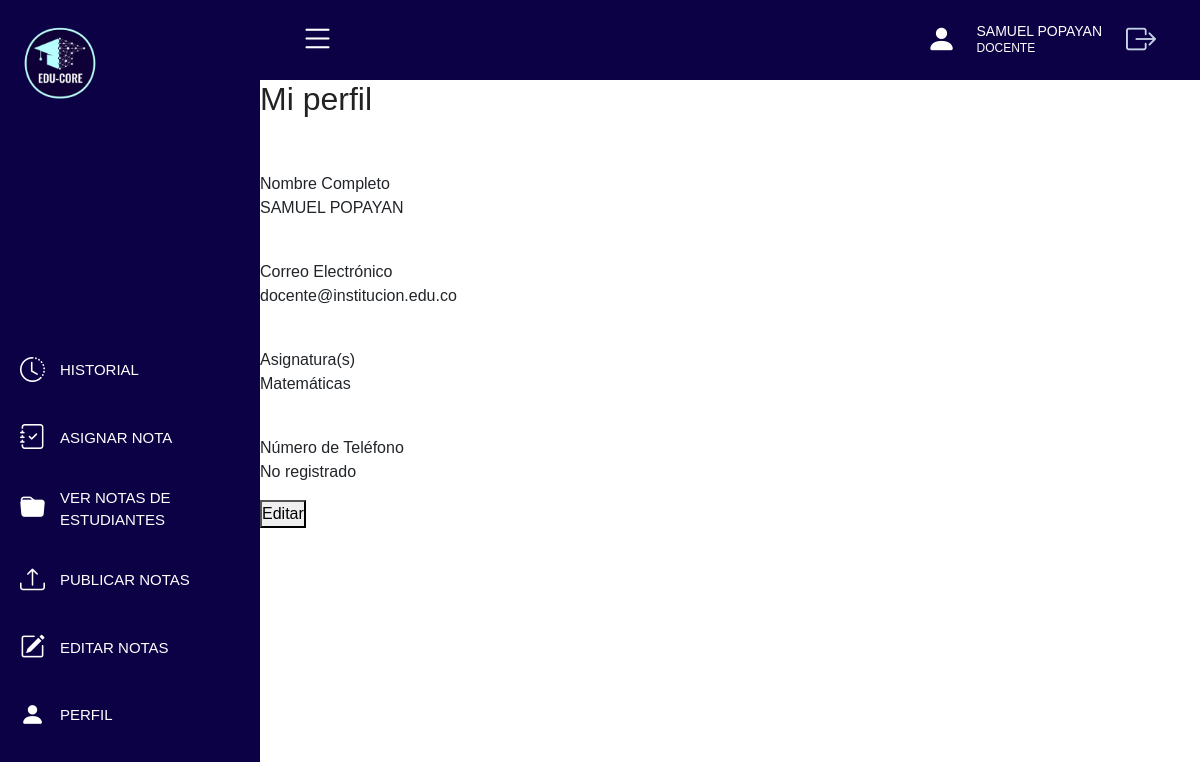
The page /perfil_docente.php (signed in) on the database its author committed.
### tables this page shows
CREATE TABLE usuarios (
    id_usuario   INT AUTO_INCREMENT PRIMARY KEY,
    nombre       VARCHAR(150) NOT NULL,
    correo       VARCHAR(150) NOT NULL UNIQUE,
    contrasena   VARCHAR(255) NOT NULL,
    rol          ENUM('docente', 'estudiante', 'administrador') NOT NULL,
    telefono     VARCHAR(15),
    direccion    VARCHAR(150),
    documento    VARCHAR(30) UNIQUE,
    estado       ENUM('Activo', 'Inactivo') NOT NULL DEFAULT 'Activo',
    fecha_creacion DATETIME DEFAULT CURRENT_TIMESTAMP,
    ultimo_acceso  DATETIME
);

### db.php (called while the page is built, shortened)
<?php
function h($texto) {
    return htmlspecialchars($texto ?? "", ENT_QUOTES, "UTF-8");
}

### perfil_docente.php (the view, shortened to what this page needs)
<?php
require "db.php";
$idDocente = $_SESSION["id_usuario"];
$stmt = $conexion->prepare("SELECT nombre, correo, telefono FROM usuarios WHERE id_usuario = ?");
$stmt->bind_param("i", $idDocente);
$stmt->execute();
$miPerfil = $stmt->get_result()->fetch_assoc();
$stmtMat = $conexion->prepare(
    "SELECT DISTINCT m.nombre FROM docente_materia_grado dmg
     JOIN materias m ON m.id_materia = dmg.id_materia
     WHERE dmg.id_usuario = ? ORDER BY m.nombre"
);
$stmtMat->bind_param("i", $idDocente);
$stmtMat->execute();
$materiasRes = $stmtMat->get_result();
$materiasDocente = [];
while ($m = $materiasRes->fetch_assoc()) $materiasDocente[] = $m["nombre"];
$editando = isset($_GET["editar"]);
?>
<!DOCTYPE html>
<html lang="es">
<head>
    <link rel="stylesheet" href="style2.css">
    <link href="https://cdn.jsdelivr.net/npm/bootstrap@5.3.3/dist/css/bootstrap.min.css" rel="stylesheet">
    <link rel="stylesheet" href="https://cdn.jsdelivr.net/npm/bootstrap-icons@1.11.3/font/bootstrap-icons.min.css">
</head>
<body>
    <div class="sidebar">
        <div class="logo">
    <a href="login.php">
        <img src="img/logo.png" alt="logo">
    </a>
        </div>
        <ul class="menu">
            <li>
                <a href="historial.php">
                    <i class="bi bi-clock-history"></i>
                    <span>HISTORIAL</span>
                </a>
            </li>
            <li>
                <a href="asignar_nota.php">
                    <i class="bi bi-journal-check"></i>
                    <span>ASIGNAR NOTA</span>
                </a>
            </li>
            <li>
                <a href="notas_estudiantes.php">
                    <i class="bi bi-folder-fill"></i>
                    <span>VER NOTAS DE ESTUDIANTES</span>
                </a>
            </li>
            <li>
                <a href="publicar_notas.php">
                    <i class="bi bi-upload"></i>
                    <span>PUBLICAR NOTAS</span>
                </a>
            </li>
            <li>
                <a href="editar_notas.php">
                    <i class="bi bi-pencil-square"></i>
                    <span>EDITAR NOTAS</span>
                </a>
            </li>
            <li>
                <a href="#">
                    <i class="bi bi-person-fill"></i>
                    <span>PERFIL</span>
                </a>
            </li>
        </ul>
    </div>
    <div class="main">
        <div class="navbar-custom">
            <div class="menu-icon">
                <i class="bi bi-list"></i>
            </div>
            <div class="user-info">
                <i class="bi bi-person-fill"></i>
                <div>
                    <h6><?php echo h(strtoupper($miPerfil["nombre"])); ?></h6>
                    <p>DOCENTE</p>
                </div>
            <a href="cerrar_sesion.php" class="logout-btn">
                <i class="bi bi-box-arrow-right"></i>
            </a>
            </div>
        </div>
        <h2 class="title">Mi perfil</h2>
        <?php if (!$editando): ?>
            <br>
            <p>Nombre Completo <br>
            <?php echo h(strtoupper($miPerfil["nombre"])); ?></p>
            <br>
            <p>Correo Electrónico <br>
            <?php echo h($miPerfil["correo"]); ?></p>
            <br>
            <p>Asignatura(s) <br>
            <?php echo count($materiasDocente) > 0 ? h(implode(", ", $materiasDocente)) : "Sin asignar"; ?></p>
            <br>
            <p>Número de Teléfono <br>
            <?php echo h($miPerfil["telefono"] ?: "No registrado"); ?></p>
            <a href="perfil_docente.php?editar=1"><button class="editar">Editar</button></a>
        <?php endif; ?>
</body>
</html>

### style2.css (style rules this page uses)
* { margin: 0; padding: 0; box-sizing: border-box; font-family: Arial, Helvetica, sans-serif; }
body { display: flex; background: #f5f5f5; overflow: hidden; }
:root { --navy: #0c0144; --navy-light: #1a2f6e; --teal: #1eb8d0; --white: #ffffff; --gray: #c8d4e8; --gray-dim: #8a9bb8; --card-bg: #ffffff; --card-br: 14px; --shadow: none; }
.sidebar { width: 260px; height: 100vh; background: #0c0144; color: white; position: fixed; display: flex; flex-direction: column; justify-content: space-between; z-index: 100; }
.logo { display: flex; align-items: center; gap: 10px; padding: 20px; text-align: left; }
.logo img { width: 90px; }
.menu { list-style: none; padding: 20px; }
.menu li { margin: 30px 0; }
.menu a { text-decoration: none; color: white; display: flex; align-items: center; gap: 15px; transition: 0.3s; font-size: 15px; }
.menu i { font-size: 25px; }
.main { margin-left: 260px; width: calc(100% - 260px); height: 100vh; display: flex; flex-direction: column; }
.navbar-custom { flex: 0 0 80px; height: 80px; background: #0c0144; color: white; display: flex; justify-content: space-between; align-items: center; padding: 0 40px; }
.menu-icon i { font-size: 35px; cursor: pointer; }
.user-info { display: flex; align-items: center; gap: 20px; }
.user-info i { font-size: 30px; }
.user-info h6 { margin: 0; font-size: 14px; }
.user-info p { margin: 0; font-size: 12px; }
.logout-btn { background: none; border: none; cursor: pointer; padding: 4px; display: flex; color: var(--gray); font-size: 30px; text-decoration: none; transition: color .2s, 0.3s; }
.title { margin-bottom: 30px; color: #222; }

### rows shown on the page
usuarios: nombre "SAMUEL POPAYAN", correo "docente@institucion.edu.co", telefono "No registrado"

### other values the page prints
implode(", ", $materiasDocente) "Matemáticas"
